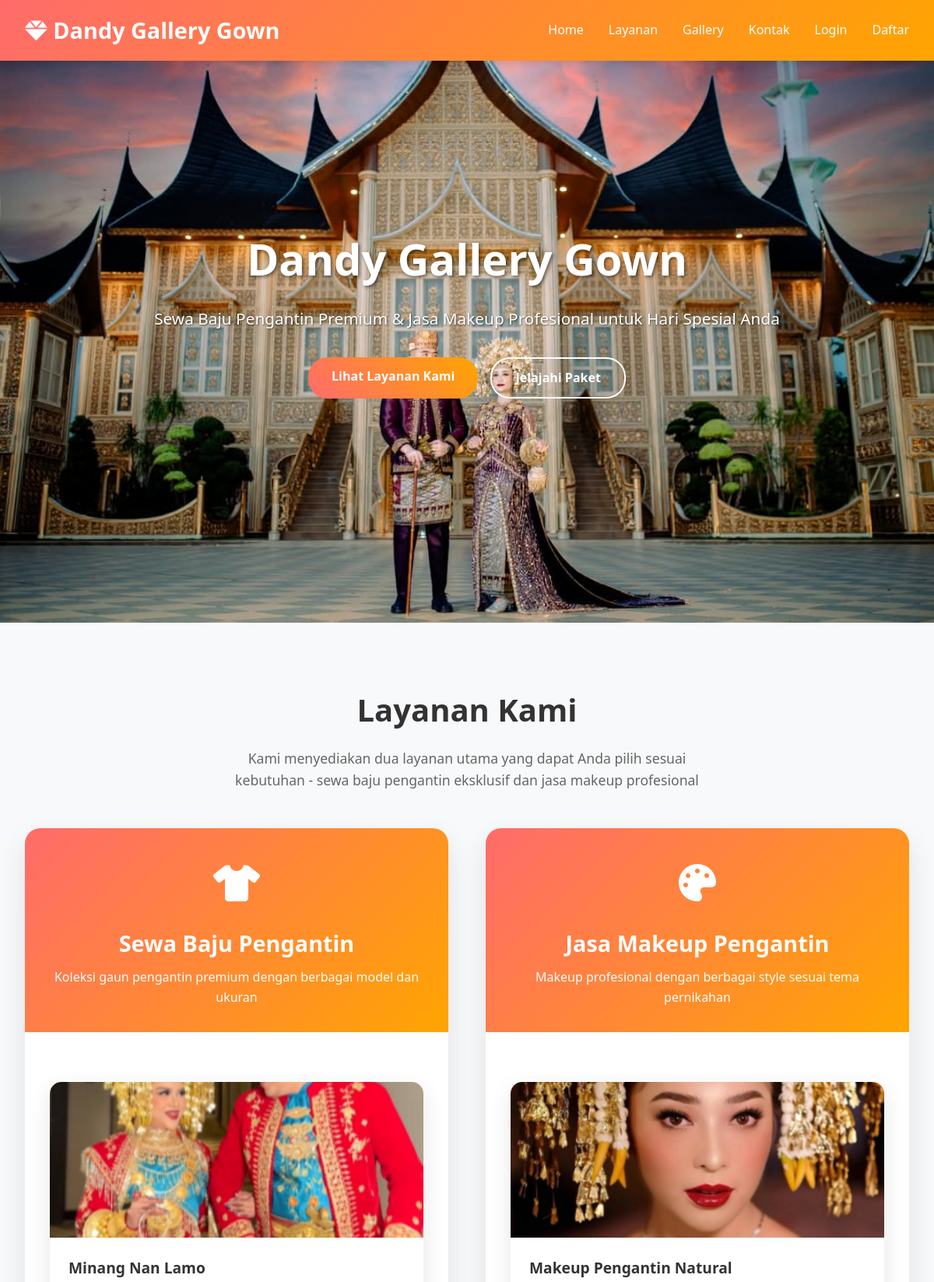
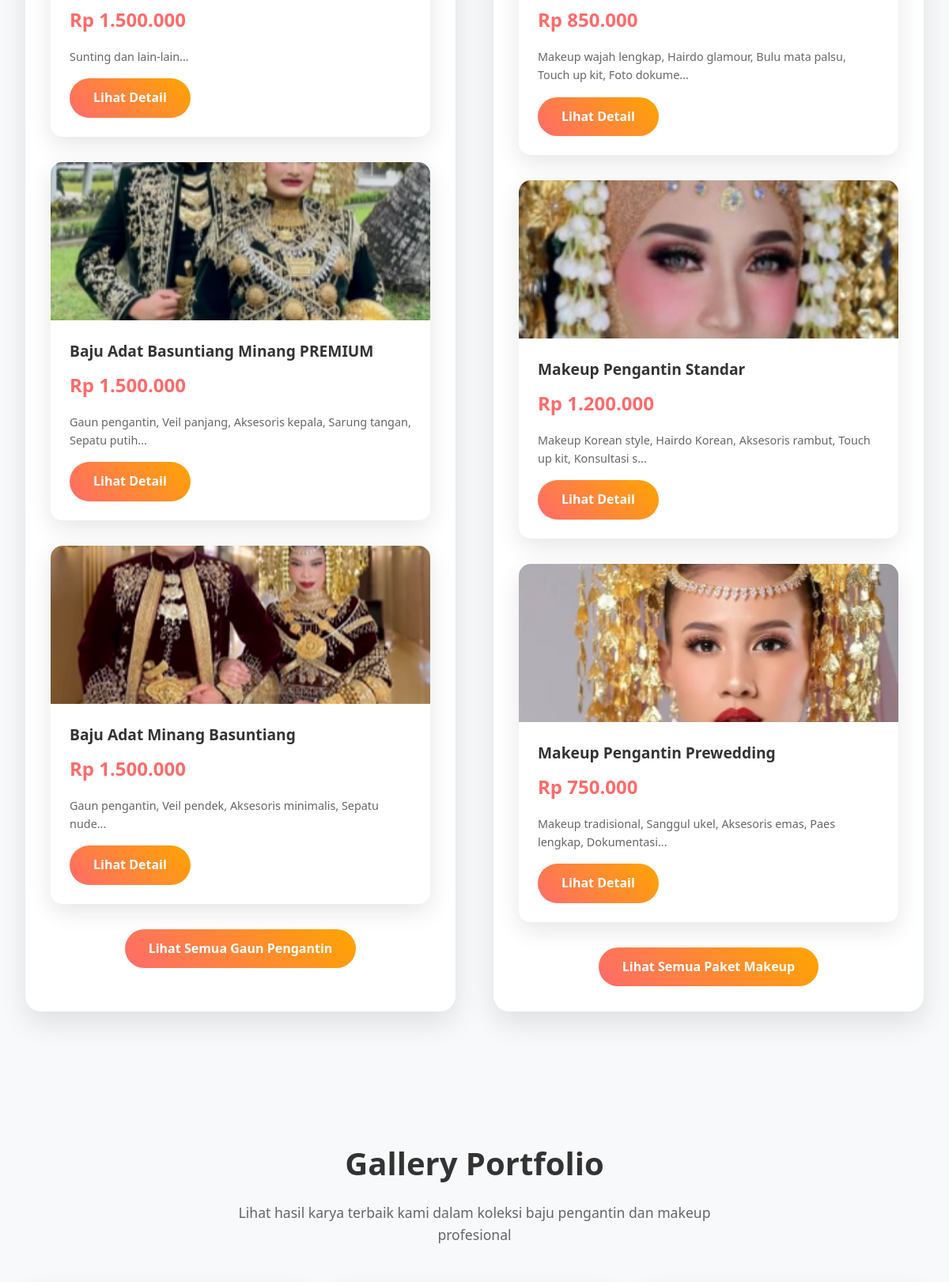
The page / (upper part) on the database its author committed (2 pictures, top to bottom).
### tables this page shows
CREATE TABLE `packages` (
  `id` int NOT NULL,
  `service_type` varchar(50) NOT NULL,
  `name` varchar(150) NOT NULL,
  `description` text,
  `price` decimal(12,2) NOT NULL,
  `image` varchar(255) DEFAULT NULL,
  `includes` text,
  `size_available` varchar(255) DEFAULT NULL,
  `color_available` varchar(255) DEFAULT NULL,
  `is_active` tinyint(1) DEFAULT '1',
  `created_at` timestamp NULL DEFAULT CURRENT_TIMESTAMP,
  `updated_at` timestamp NULL DEFAULT CURRENT_TIMESTAMP ON UPDATE CURRENT_TIMESTAMP
);

### config/database.php (called while the page is built, shortened)
<?php
function formatRupiah($angka)
{
    return "Rp " . number_format($angka, 0, ',', '.');
}
function isLoggedIn()
{
    return isset($_SESSION['user_id']);
}

### index.php (the view, shortened to what this page needs)
<?php
require_once 'config/database.php';
$db = getDB();
$stmt = $db->prepare("SELECT p.*, p.service_type as service_name FROM packages p
                     WHERE p.is_active = 1 AND p.service_type = 'Baju Pengantin'
                     ORDER BY p.created_at DESC LIMIT 3");
$stmt->execute();
$dress_packages = $stmt->fetchAll(PDO::FETCH_ASSOC);
$stmt = $db->prepare("SELECT p.*, p.service_type as service_name FROM packages p
                     WHERE p.is_active = 1 AND p.service_type = 'Makeup Pengantin'
                     ORDER BY p.created_at DESC LIMIT 3");
$stmt->execute();
$makeup_packages = $stmt->fetchAll(PDO::FETCH_ASSOC);
?>
<!DOCTYPE html>
<html lang="id">
<head>
    <link href="https://cdnjs.cloudflare.com/ajax/libs/font-awesome/6.0.0/css/all.min.css" rel="stylesheet">
</head>
<body>
    <header class="header">
        <div class="nav-container">
            <a href="index.php" class="logo">
                <i class="fas fa-gem"></i> Dandy Gallery Gown
            </a>
            <nav>
                <ul class="nav-menu">
                    <li><a href="#home">Home</a></li>
                    <li><a href="#services">Layanan</a></li>
                    <li><a href="#gallery">Gallery</a></li>
                    <li><a href="#contact">Kontak</a></li>
                    <?php if (isLoggedIn()): ?>
                        <?php if (isAdmin()): ?>
                            <li><a href="admin/dashboard.php">Dashboard</a></li>
                        <?php else: ?>
                            <li><a href="customer/dashboard.php">Dashboard</a></li>
                        <?php endif; ?>
                        <li><a href="logout.php">Logout</a></li>
                    <?php else: ?>
                        <li><a href="login.php">Login</a></li>
                        <li><a href="register.php">Daftar</a></li>
                    <?php endif; ?>
                </ul>
            </nav>
        </div>
    </header>
    <section id="home" class="hero">
        <div class="hero-content">
            <h1>Dandy Gallery Gown</h1>
            <p>Sewa Baju Pengantin Premium & Jasa Makeup Profesional untuk Hari Spesial Anda</p>
            <div class="hero-buttons">
                <a href="#services" class="btn">Lihat Layanan Kami</a>
                <a href="packages.php" class="btn btn-outline">Jelajahi Paket</a>
            </div>
        </div>
    </section>
    <section id="services" class="services-section">
        <div class="container">
            <h2 class="section-title">Layanan Kami</h2>
            <p class="section-subtitle">
                Kami menyediakan dua layanan utama yang dapat Anda pilih sesuai kebutuhan -
                sewa baju pengantin eksklusif dan jasa makeup profesional
            </p>
            <div class="services-grid">
                <div class="service-card">
                    <div class="service-header">
                        <div class="service-icon">
                            <i class="fas fa-tshirt"></i>
                        </div>
                        <h3 class="service-title">Sewa Baju Pengantin</h3>
                        <p>Koleksi gaun pengantin premium dengan berbagai model dan ukuran</p>
                    </div>
                    <div class="service-body">
                        <div class="packages-grid">
                            <?php foreach ($dress_packages as $package): ?>
                                <div class="package-card">
                                    <?php if ($package['image'] && file_exists('uploads/packages/' . $package['image'])): ?>
                                        <div class="package-image"
                                            style="background-image: url('uploads/packages/<?php echo htmlspecialchars($package['image']); ?>'); background-size: cover; background-position: center; position: relative;">
                                        </div>
                                    <?php endif; ?>
                                    <div class="package-content">
                                        <h4><?php echo htmlspecialchars($package['name']); ?></h4>
                                        <div class="package-price"><?php echo formatRupiah($package['price']); ?></div>
                                        <p class="package-includes">
                                            <?php echo htmlspecialchars(substr($package['includes'], 0, 80)) . '...'; ?></p>
                                        <a href="package_detail.php?id=<?php echo $package['id']; ?>" class="btn">Lihat
                                            Detail</a>
                                    </div>
                                </div>
                            <?php endforeach; ?>
                        </div>
                        <div style="text-align: center; margin-top: 2rem;">
                            <a href="packages.php?type=dress" class="btn">Lihat Semua Gaun Pengantin</a>
                        </div>
                    </div>
                </div>
                <div class="service-card">
                    <div class="service-header">
                        <div class="service-icon">
                            <i class="fas fa-palette"></i>
                        </div>
                        <h3 class="service-title">Jasa Makeup Pengantin</h3>
                        <p>Makeup profesional dengan berbagai style sesuai tema pernikahan</p>
                    </div>
                    <div class="service-body">
                        <div class="packages-grid">
                            <?php foreach ($makeup_packages as $package): ?>
                                <div class="package-card">
                                    <?php if ($package['image'] && file_exists('uploads/packages/' . $package['image'])): ?>
                                        <div class="package-image"
                                            style="background-image: url('uploads/packages/<?php echo htmlspecialchars($package['image']); ?>'); background-size: cover; background-position: center; position: relative;">
                                        </div>
                                    <?php endif; ?>
                                    <div class="package-content">
                                        <h4><?php echo htmlspecialchars($package['name']); ?></h4>
                                        <div class="package-price"><?php echo formatRupiah($package['price']); ?></div>
                                        <p class="package-includes">
                                            <?php echo htmlspecialchars(substr($package['includes'], 0, 80)) . '...'; ?></p>
                                        <a href="package_detail.php?id=<?php echo $package['id']; ?>" class="btn">Lihat
                                            Detail</a>
                                    </div>
                                </div>
                            <?php endforeach; ?>
                        </div>
                        <div style="text-align: center; margin-top: 2rem;">
                            <a href="packages.php?type=makeup" class="btn">Lihat Semua Paket Makeup</a>
                        </div>
                    </div>
                </div>
            </div>
        </div>
    </section>
    <section id="gallery" class="section" style="background: #f8f9fa;">
        <div class="container">
            <h2 class="section-title">Gallery Portfolio</h2>
            <p class="section-subtitle">Lihat hasil karya terbaik kami dalam koleksi baju pengantin dan makeup
                profesional</p>
        </div>
    </section>
</body>
</html>

### index.php (style rules this page uses)
* { margin: 0; padding: 0; box-sizing: border-box; }
body { font-family: 'Segoe UI', Tahoma, Geneva, Verdana, sans-serif; line-height: 1.6; color: #333; }
.header { background: linear-gradient(135deg, #ff6b6b, #ffa500); color: white; padding: 1rem 0; position: fixed; width: 100%; top: 0; z-index: 1000; box-shadow: 0 2px 10px rgba(0, 0, 0, 0.1); }
.nav-container { max-width: 1200px; margin: 0 auto; display: flex; justify-content: space-between; align-items: center; padding: 0 2rem; }
.logo { font-size: 1.8rem; font-weight: bold; text-decoration: none; color: white; }
.nav-menu { display: flex; list-style: none; gap: 2rem; }
.nav-menu a { color: white; text-decoration: none; transition: opacity 0.3s; }
.hero { background-image: url('./uploads/hero.jpeg'); height: 100vh; display: flex; align-items: center; justify-content: center; text-align: center; color: white; background-size: cover; background-position: center; }
.hero-content h1 { font-size: 3.5rem; margin-bottom: 1rem; text-shadow: 2px 2px 4px rgba(0, 0, 0, 0.5); }
.hero-content p { font-size: 1.3rem; margin-bottom: 2rem; text-shadow: 1px 1px 2px rgba(0, 0, 0, 0.5); }
.hero-buttons { display: flex; gap: 1rem; justify-content: center; flex-wrap: wrap; }
.btn { display: inline-block; padding: 12px 30px; background: linear-gradient(45deg, #ff6b6b, #ffa500); color: white; text-decoration: none; border-radius: 25px; transition: transform 0.3s, box-shadow 0.3s; font-weight: 600; }
.btn-outline { background: transparent; border: 2px solid white; color: white; }
.services-section { padding: 5rem 0; background: #f8f9fa; }
.container { max-width: 1200px; margin: 0 auto; padding: 0 2rem; }
.section-title { text-align: center; font-size: 2.5rem; margin-bottom: 1rem; color: #333; }
.section-subtitle { text-align: center; font-size: 1.1rem; color: #666; margin-bottom: 3rem; max-width: 600px; margin-left: auto; margin-right: auto; }
.services-grid { display: grid; grid-template-columns: repeat(auto-fit, minmax(500px, 1fr)); gap: 3rem; margin-top: 3rem; }
.service-card { background: white; border-radius: 20px; overflow: hidden; box-shadow: 0 15px 35px rgba(0, 0, 0, 0.1); transition: transform 0.3s, box-shadow 0.3s; }
.service-header { background: linear-gradient(135deg, #ff6b6b, #ffa500); color: white; padding: 2rem; text-align: center; }
.service-icon { font-size: 3rem; margin-bottom: 1rem; }
.service-title { font-size: 1.8rem; font-weight: bold; margin-bottom: 0.5rem; }
.service-body { padding: 2rem; }
.packages-grid { display: grid; grid-template-columns: repeat(auto-fit, minmax(300px, 1fr)); gap: 2rem; margin-top: 2rem; }
.package-card { background: white; border-radius: 15px; overflow: hidden; box-shadow: 0 10px 30px rgba(0, 0, 0, 0.1); transition: transform 0.3s; }
.package-image { height: 200px; background: linear-gradient(45deg, #ff6b6b, #ffa500); display: flex; align-items: center; justify-content: center; color: white; font-size: 3rem; }
.package-content { padding: 1.5rem; }
.package-content h4 { font-size: 1.2rem; margin-bottom: 0.5rem; color: #333; }
.package-price { font-size: 1.5rem; font-weight: bold; color: #ff6b6b; margin-bottom: 1rem; }
.package-includes { color: #666; font-size: 0.9rem; margin-bottom: 1rem; line-height: 1.6; }
.section { padding: 5rem 0; }

### rows shown on the page
packages: image (picture), name "Minang Nan Lamo", price "Rp 1.500.000", includes "Sunting dan lain-lain"
packages: image (picture), name "Baju Adat Basuntiang Minang PREMIUM", price "Rp 1.500.000", includes "Gaun pengantin, Veil panjang, Aksesoris kepala, Sarung tangan, Sepatu putih"
packages: image (picture), name "Baju Adat Minang Basuntiang", price "Rp 1.500.000", includes "Gaun pengantin, Veil pendek, Aksesoris minimalis, Sepatu nude"
packages: image (picture), name "Makeup Pengantin Natural", price "Rp 850.000", includes "Makeup wajah lengkap, Hairdo glamour, Bulu mata palsu, Touch up kit, Foto dokume"
packages: image (picture), name "Makeup Pengantin Standar", price "Rp 1.200.000", includes "Makeup Korean style, Hairdo Korean, Aksesoris rambut, Touch up kit, Konsultasi s"
packages: image (picture), name "Makeup Pengantin Prewedding", price "Rp 750.000", includes "Makeup tradisional, Sanggul ukel, Aksesoris emas, Paes lengkap, Dokumentasi"
